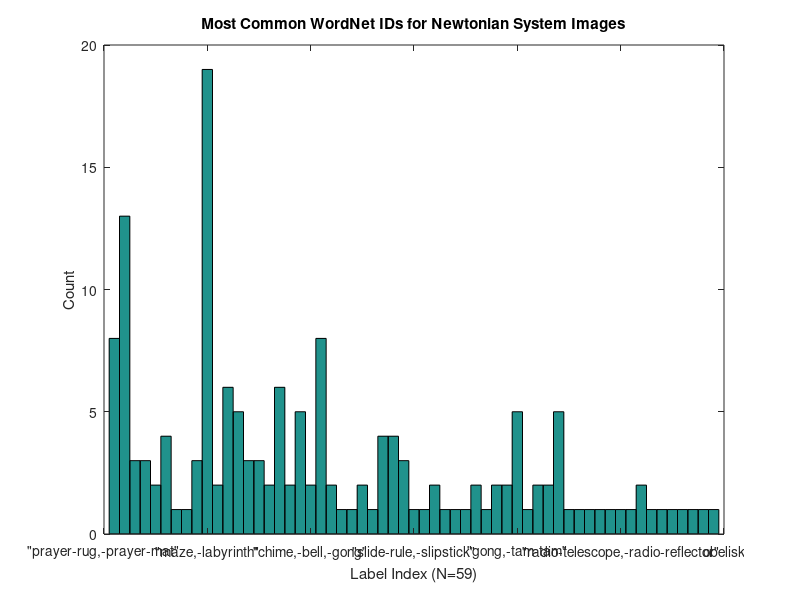
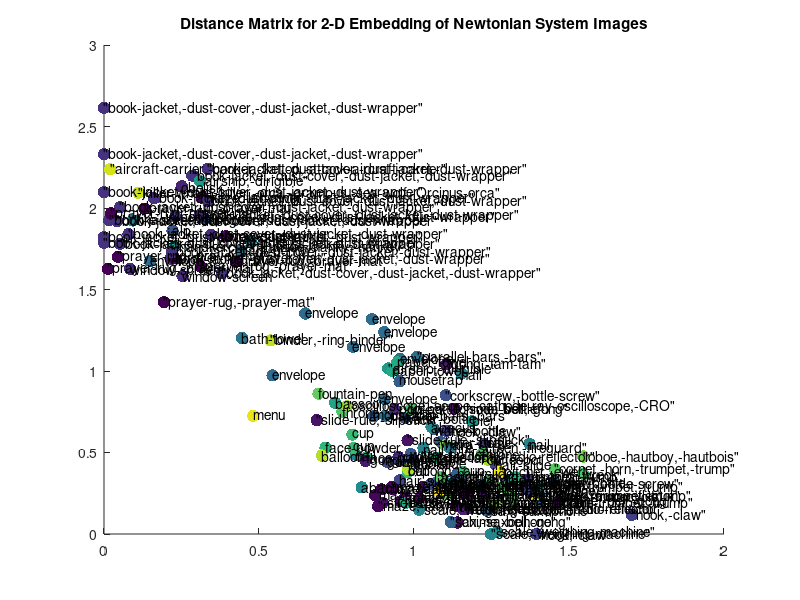

Write the MATLAB code that produced these figures, in order.
M = csvread('ID-to-embedding.csv');
[L,delimiter] = importdata('filepath-to-synset.csv');

% Truncate data since we are missing a few WordNet labels
M = M(1:size(L,1),:);

% Convert the labels to a histogram based on unique counts--what are most
% popular?
[idx,label,GL] = grp2idx(L);
figure; hist(idx,unique(idx));
set(gca,'xTickLabel',label); title('Most Common WordNet IDs for Newtonian System Images');
xlabel('Label Index (N=59)');ylabel('Count');
print('telescope-histogram.png','-dpng');

% Color the pairwise distances plot by the 59 labels
figure; scatter(M(:,1),M(:,2),80,idx,'filled');
text(M(:,1),M(:,2),L);
title('Distance Matrix for 2-D Embedding of Newtonian System Images');
print('telescope-distances.png','-dpng');

